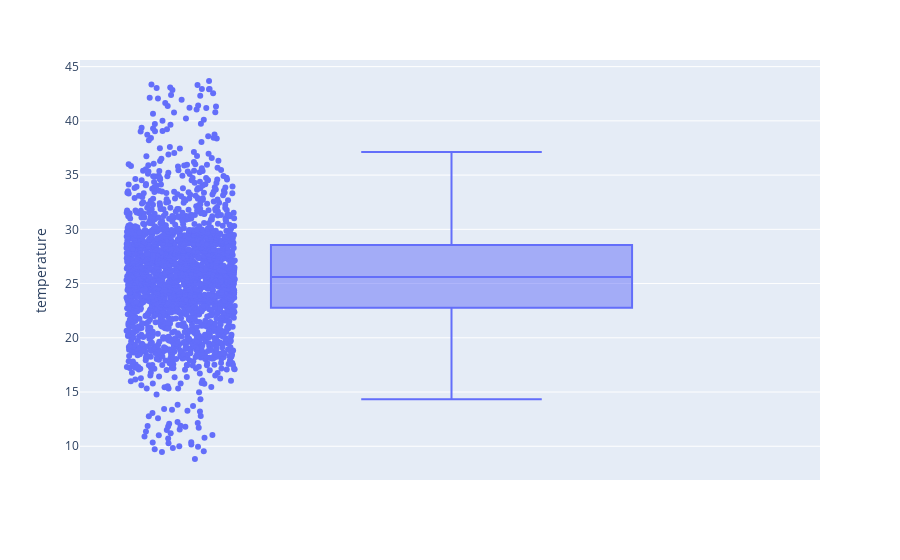

The notebook cell this image was saved under:
### Code cell
fig =px.box(data,y='temperature',points="all")
fig.show()

### Figure 1 — Plotly figure (JSON) as saved in the notebook; plotly's stock layout.template omitted (floating-point values rounded to 4 significant figures; data arrays with more than 128 entries replaced by an {"elided": "..."} marker saying what was removed)
{"data": [{"alignmentgroup": "True", "boxpoints": "all", "hovertemplate": "temperature=%{y}<extra></extra>", "legendgroup": "", "marker": {"color": "#636efa"}, "name": "", "notched": false, "offsetgroup": "", "orientation": "v", "showlegend": false, "type": "box", "x0": " ", "xaxis": "x", "y": {"elided": "2200 float values"}, "y0": " ", "yaxis": "y"}], "layout": {"boxmode": "group", "legend": {"tracegroupgap": 0}, "margin": {"t": 60}, "xaxis": {"anchor": "y", "domain": [0, 1]}, "yaxis": {"anchor": "x", "domain": [0, 1], "title": {"text": "temperature"}}}}
